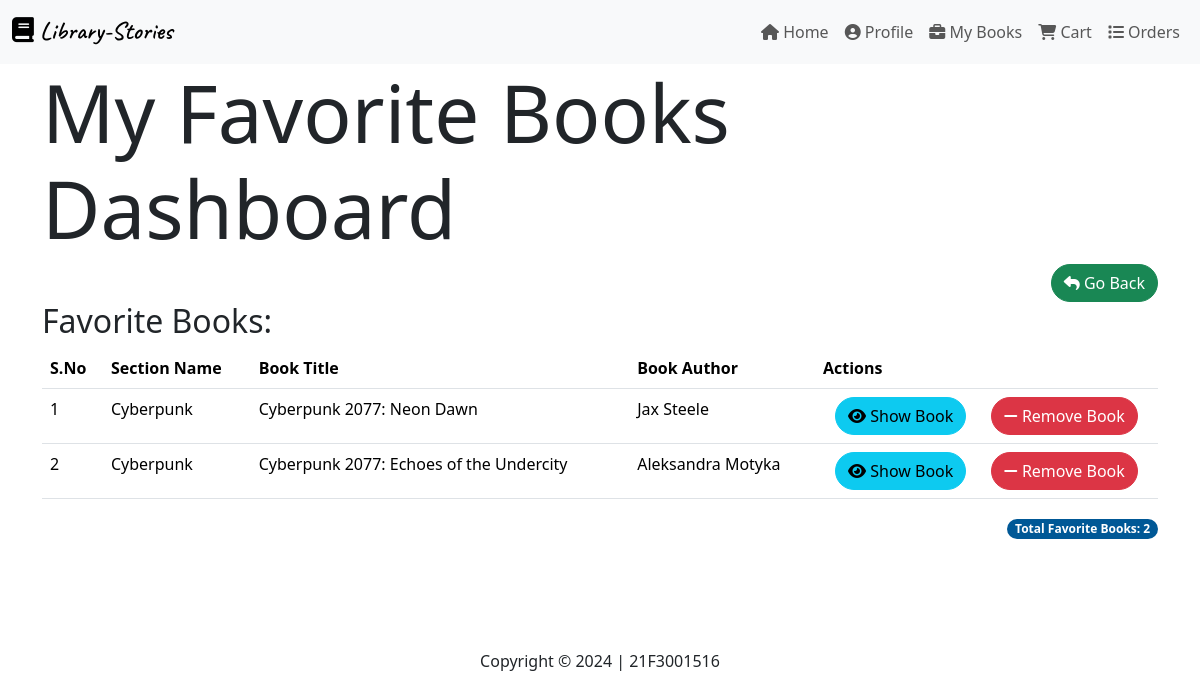
The page /mybooks/myfavorites (signed in) on the database its author committed.
### models.py (models this page shows)
class Favorite(db.Model):
        id= db.Column(db.Integer, primary_key=True)
        user_id = db.Column(db.Integer, db.ForeignKey('user.id'), nullable=False)
        book_id = db.Column(db.Integer, db.ForeignKey('book.id'), nullable=False)
        is_favourite = db.Column(db.Boolean, nullable=False, default=False)

class Section(db.Model):
        id = db.Column(db.Integer, primary_key=True)
        name = db.Column(db.String(32), unique=True, nullable=False)
        desc = db.Column(db.String(256), nullable=True)
        date_created = db.Column(db.DateTime, nullable=False)
        books = db.relationship('book', backref='Section', lazy=True, cascade='all, delete-orphan')

class book(db.Model):
        id = db.Column(db.Integer, primary_key=True)
        title = db.Column(db.String(64), nullable=False)
        author = db.Column(db.String(64), nullable=False)
        section_id = db.Column(db.Integer, db.ForeignKey('section.id'), nullable=False)
        subsections = db.Column(db.String(64), nullable=True)
        publisher = db.Column(db.String(64), nullable=True)
        date_added = db.Column(db.DateTime, nullable=False)
        pages = db.Column(db.Integer, nullable=True)
        volumne = db.Column(db.Integer, nullable=True)
        desc = db.Column(db.String(256), nullable=True)
        price = db.Column(db.Float, nullable=True)
        book_image = db.Column(db.String(256), nullable=True)
        is_audible = db.Column(db.Boolean, nullable=False, default=False)
        content = db.Column(db.String(5096), nullable=True)
        is_upcoming = db.Column(db.Boolean, nullable=False, default=False)
        book_link = db.Column(db.String(512), nullable=True)
        avail= db.Column(db.DateTime, nullable=True)
        access = db.relationship('BookAccess', back_populates='book', lazy=True, cascade='all, delete-orphan')
        carts = db.relationship('cart', backref='book', lazy=True, cascade='all, delete-orphan')
        reviews = db.relationship('review', backref='book', lazy=True, cascade='all, delete-orphan')
        orders = db.relationship('Order', backref='book', lazy=True, cascade='all, delete-orphan')
        wishlist = db.relationship('Wishlist', backref='book', lazy=True, cascade='all, delete-orphan')
        favorite = db.relationship('Favorite', backref='book', lazy=True, cascade='all, delete-orphan')

### routes.py (the view)
@app.route('/mybooks/myfavorites')
@auth_Required
def myfavorite():
    favorites = Favorite.query.filter_by(user_id=session['user_id']).all()
    books = book.query.all()
    sections = Section.query.all()
    return render_template('user/favorite.html', favorites=favorites, books=books, sections=sections, user=current_user())

### routes.py (called while the page is built)
def auth_Required(func):
    @wraps(func)
    def inner(*args, **kwargs):
        if 'user_id' in session:
            return func(*args, **kwargs)
        else:
            flash('Please Login to Continue')
            return redirect(url_for('login'))
    return inner

def current_user():
        user0 = User.query.get(session['user_id'])
        return user0

### templates/user/favorite.html (shortened to what this page needs)
{% extends 'layout.html' %}
{% block content %}
<h1 class="display-1">My Favorite Books Dashboard</h1>
<div align="right">
<a href="{{url_for('mybooks')}}" class="btn btn-success" style="border-radius:30px" >
    <i class="fas fa-reply" aria-hidden="true"   ></i>
    Go Back
</a></div>
<h2>Favorite Books:</h2>
{% if  favorites|length > 0 %}
<table class="table">
    <thead>
        <tr><div class="heads">
            <th>S.No</th>
            <th>Section Name</th>
            <th>Book Title</th>
            <th>Book Author</th>
            <th>Actions</th></div>
        </tr>
    </thead>
    <tbody>
        {% for favorite in favorites %}
        {% if favorite.is_favourite %}
        <tr><div class="heads">
            <td>{{ loop.index }}</td>
        {% for section in sections %}
            {% for book in books %}
            {% if book.id == favorite.book_id %}
            {% if section.id == book.section_id %}
                <td>{{section.name}}</td>
                <td>{{book.title}}</td>
            <td>{{book.author}}</td>
            {% endif %}
            {% endif %}
        {% endfor %}
        {% endfor %}
            <td><div class="buttons">
                <a href="{{url_for('view_book',id=favorite.book_id)}}" class="btn btn-info" style="border-radius:30px">
                    <i class="fas fa-eye" aria-hidden="true"   ></i>
                    Show Book
                </a>
                <form method="post" action="{{url_for('delete_favorite', favorite_id=favorite.id)}}">
                    <button type="submit" class="btn btn-danger" style="border-radius:30px;">
                        <i class="fa fa-minus" aria-hidden="true"></i>  Remove Book
                    </button>
                </form>
                </div>
            </td></div>
        </tr>
        {% endif %}
        {% endfor %}
    </tbody>
</table>
<div class="totals" align="right">
    <span class="badge badge-pill" style="border-radius:30px;background:rgb(0, 88, 150)"> Total Favorite Books: {{ favorites|length }}</span>
</div>
{% else %}
    <div class="alert alert-info" style="border-radius: 20px;">
        <h3>Favorite Books List is Empty</h3>
    </div>
{% endif %}
{% endblock %}

### templates/user/favorite.html (style rules this page uses)
.buttons { display: flex; justify-content: space-around; font-size: 10px; }
.heads { justify-content: space-around; }

### rows shown on the page
Section: name "Cyberpunk"
book: title "Cyberpunk 2077: Neon Dawn", author "Jax Steele"
book: title "Cyberpunk 2077: Echoes of the Undercity", author "Aleksandra Motyka"

### other values the page prints
{{ favorites|length }} "2"
